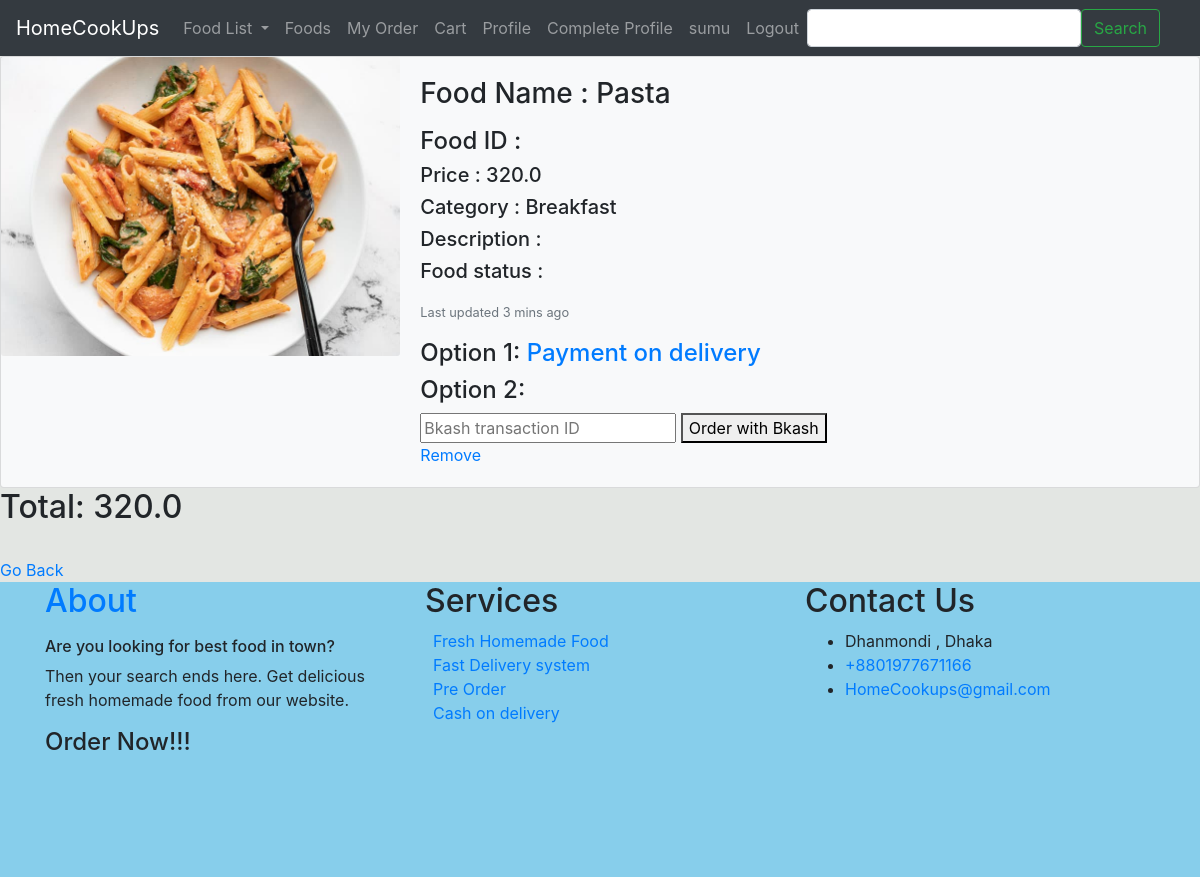
The app's page /cart/ (signed in), older data.
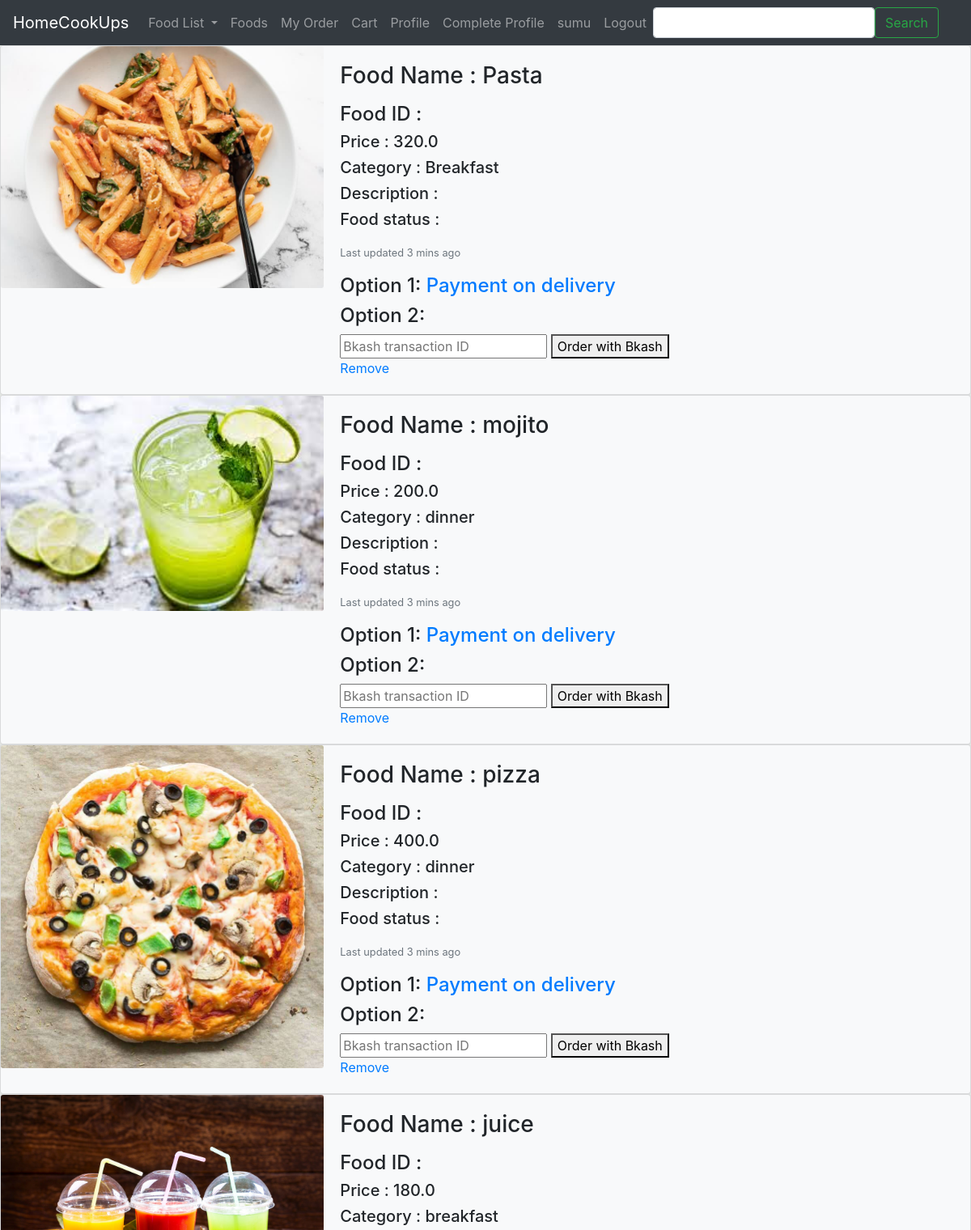
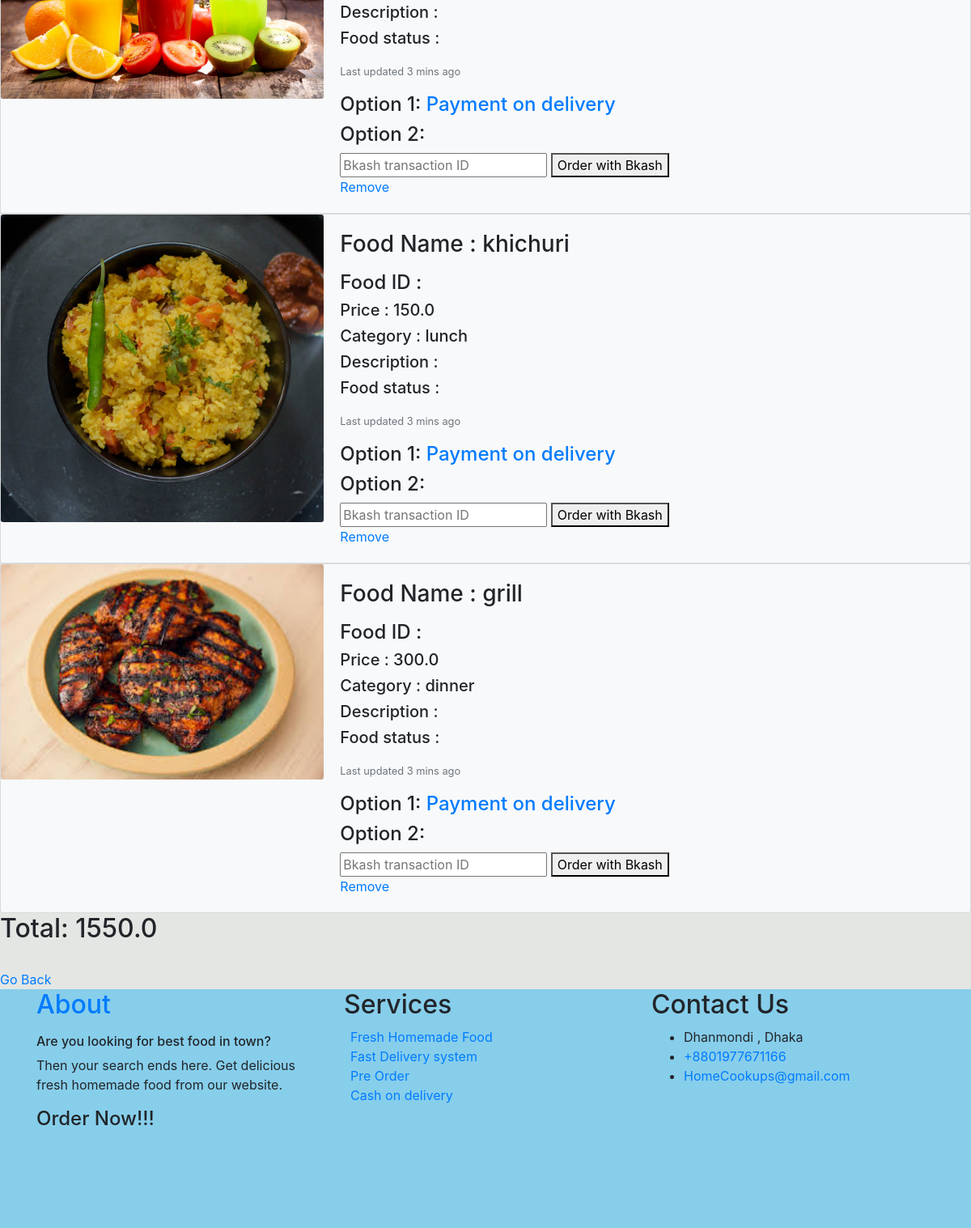
The same page, newer data (2 pictures, top to bottom).
### FoodManagement/models.py (models this page shows, shortened)
class Food(models.Model):
    Food_Name = models.CharField(max_length=200)
    Food_Price = models.FloatField(max_length=200)
    Food_Category = models.CharField(max_length=50)
    Food_Image = models.ImageField(upload_to='Foods/images/',blank=True, default="images/default.jpg")
    merchant = models.ForeignKey(Merchant,on_delete=models.SET_NULL,null=True)
    user = models.ForeignKey(User, on_delete=models.SET_NULL, null=True, blank=True)
    reviews = models.ManyToManyField(Review)

### FoodManagement/views.py (the view)
# urls.py: path('cart/', food_views.view_cart, name='cart'),
@login_required
def view_cart(request):
    cart_list = Cart.objects.filter(user=request.user)
    if len(cart_list) == 0:
        cart = Cart(user=request.user)
        cart.save()
    else:
        cart = cart_list[0]
    total = 0
    for food in cart.food.all():
        total += food.Food_Price
    context = {
        'cart': cart,
        'total' : total
    }
    return render(request, 'FoodManagement/cart.html', context)

### templates/FoodManagement/cart.html (shortened to what this page needs)
{% extends 'customer_base.html' %}
{% block content  %}
        {% for search in cart.food.all %}
       <div class="card bg-light mb-2`" >
      <div class="row no-gutters">
        <div class="col-md-4">
          <img src="{{ search.Food_Image.url }}" class="card-img" alt="...">
        </div>
        <div class="col-md-8">
          <div class="card-body">
            <h3 class="card-title">Food Name : {{ search.Food_Name }}</h3>
            <p class="card-text">
                            <h4>Food ID : {{ search.Food_id }}</h4>
                            <h5> Price : {{ search.Food_Price }}</h5>
                            <h5> Category : {{ search.Food_Category }}</h5>
                            <h5> Description : {{ search.Food_Desc }}</h5>
                            <h5> Food status : {{ search.status }} </h5>
                        </p>
            <p class="card-text"><small class="text-muted">Last updated 3 mins ago</small></p>
              <h4>Option 1: <a href="{% url 'order-food' search.id %}" >Payment on delivery</a> <br></h4>
        <h4>Option 2:</h4>
              <form action="{% url 'bkash-order-food' search.id %}" method="POST">
                  <input name="transaction_id" type="text" placeholder="Bkash transaction ID" required>
                  <button type="submit">Order with Bkash</button>
              </form>
              <a href="{% url 'delete-from-cart' search.id %}" >Remove</a>
          </div>
        </div>
      </div>
    </div>
        {% endfor %}
    <h2>Total: {{ total }}</h2>
{% endblock content %}

### templates/customer_base.html (shortened to what this page needs)
{% load static %}
<!DOCTYPE html>
<html lang="en">
<head>
    <link rel="stylesheet" href="https://stackpath.bootstrapcdn.com/bootstrap/4.5.2/css/bootstrap.min.css">
</head>
<body>
<nav class="navbar navbar-expand-lg navbar-dark bg-dark">
  <a class="navbar-brand" href="{% url 'main-home' %}">HomeCookUps</a>
  <div class="collapse navbar-collapse" id="navbarSupportedContent">
    <ul class="navbar-nav mr-auto">
      <li class="nav-item dropdown">
        <a class="nav-link dropdown-toggle" href="{% url 'Food' %}" id="navbarDropdown" role="button" data-toggle="dropdown" aria-haspopup="true" aria-expanded="false">
          Food List
        </a>
     <li class="nav-item">
        <a class="nav-link" href="{% url 'Food' %}">Foods</a>
      </li>
    <li class="nav-item">
        <a class="nav-link" href="{% url 'my-order' %}">My Order</a>
      </li>
    <li class="nav-item">
        <a class="nav-link" href="{% url 'cart' %}">Cart</a>
      </li>
        <li class="nav-item">
        <a class="nav-link" href="{% url 'C_View_Profile' %}">Profile</a>
      </li>
        <li class="nav-item">
        <a class="nav-link" href="{% url 'C_Complete_Profile' %}">Complete Profile</a>
      </li>
        {% if user.is_authenticated %}
                 <li class="nav-item">
        <a class="nav-link" href="#"><h7> {{ user.username }}</h7></a>
      </li>
             <li class="nav-item">
        <a class="nav-link" href="{% url 'logout' %}">Logout</a>
      </li>
{% endif %}
            <form class="form-inline" method="POST" action="/Food/">
              <input class="form-control " type="search" name="search">
              <button class="btn btn-outline-success" type ="submit">Search</button>
            </form>
   </ul>
</div>
</nav>
{% block content %}
{% endblock content %}
    <br>
    <a href="javascript:history.back()">Go Back</a>
<br>
 <footer class="ftco-footer ftco-section" style="background-color: #87CEEB">
      <div class="container">
        <div class="row mb-5">
          <div class="col-md">
            <div class="ftco-footer-widget mb-4">
              <h2 class="ftco-heading-2"><a href="{% url 'abouts' %}">About</a></h2>
              <p> <h6> Are you looking for best food in town?</h6> Then your search ends here.
                Get delicious fresh homemade food from our website.
                  </p>
                <h4> Order Now!!!</h4>
            </div>
          </div>
          <div class="col-md">
             <div class="ftco-footer-widget mb-4">
              <h2 class="ftco-heading-2">Services</h2>
              <ul class="list-unstyled">
                <li><a href="#">Fresh Homemade Food</a></li>
                <li><a href="#">Fast Delivery system</a></li>
                <li><a href="#">Pre Order</a></li>
                <li><a href="#">Cash on delivery</a></li>
              </ul>
            </div>
          </div>
          <div class="col-md">
            <div class="ftco-footer-widget mb-4">
            	<h2 class="ftco-heading-2">Contact Us</h2>
            	<div class="block-23 mb-3">
	              <ul>
	                <li><span class="text">Dhanmondi , Dhaka</span></li>
	                <li><a href="#"><span class="text">+8801977671166</span></a></li>
	                <li><a href="#"><span class="text">HomeCookups@gmail.com</span></a></li>
	              </ul>
	            </div>
            </div>
          </div>
        </div>
      </div>
    </footer>
</body>
</html>

### templates/customer_base.html (style rules this page uses)
body { background-color: #E3E6E3 ; }

Row changes from the older to the newer data that the page shows:
added Food: Food_Image (picture), Food_Name "mojito", Food_Price "200.0", Food_Category "dinner"
added Food: Food_Image (picture), Food_Name "pizza", Food_Price "400.0", Food_Category "dinner"
added Food: Food_Image (picture), Food_Name "juice", Food_Price "180.0", Food_Category "breakfast"
added Food: Food_Image (picture), Food_Name "khichuri", Food_Price "150.0", Food_Category "lunch"
added Food: Food_Image (picture), Food_Name "grill", Food_Price "300.0", Food_Category "dinner"
Text that changed along with them:
{{ total }}: "320.0" → "1550.0"
